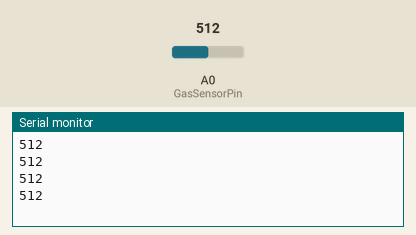
Simulated run of this sketch. Board: Arduino Uno, built with avr-gcc and run on an emulated ATmega328P. On the bench: the last lines printed to the serial monitor. The inputs (shaded band) are chosen by the test bench; at power-on: A0 (GasSensorPin) = 512.

Above: at 2.8 s.
2.9 s: A0 (GasSensorPin) set to 716
At 4.6 s:
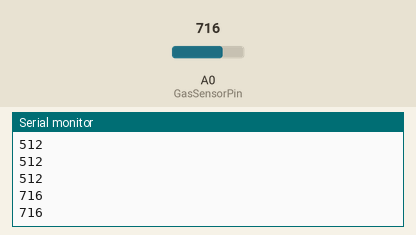
5.6 s: A0 (GasSensorPin) set to 900
At 7.4 s:
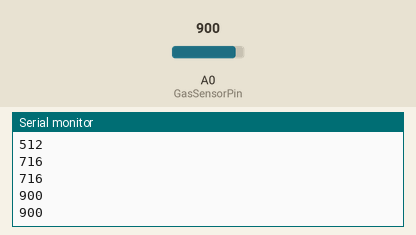
Timing chart, 0 to 8.9 s (numbered marks = the images above; inputs shaded):
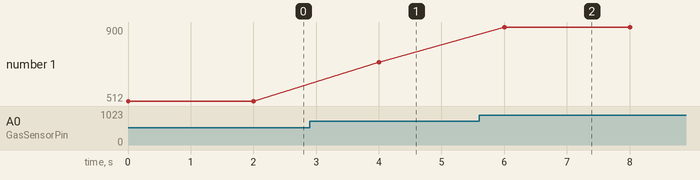

Measured:
- after the input at 2.9 s, the serial monitor: prints a new line after 1.1 s (image 1)
- after the input at 5.6 s, the serial monitor: prints a new line after 0.40 s (image 2)
- plotted number 1: 512 → 716 after the input at 2.9 s, 716 → 900 after the input at 5.6 s

The sketch:

Gas_Sensor.ino
```cpp
int sensorValue;
int GasSensorPin = A0; //Gas Sensor Connection
void setup()
{
 Serial.begin(9600);      // sets the serial port to 9600
 pinMode(GasSensorPin,INPUT);
}

void loop()
{
 sensorValue = analogRead(GasSensorPin);       // read analog input pin 0
 Serial.println(sensorValue, DEC);
 Serial.println(sensorValue);// prints the value read
 delay(2000);                        // wait 100ms for next reading
}
```
